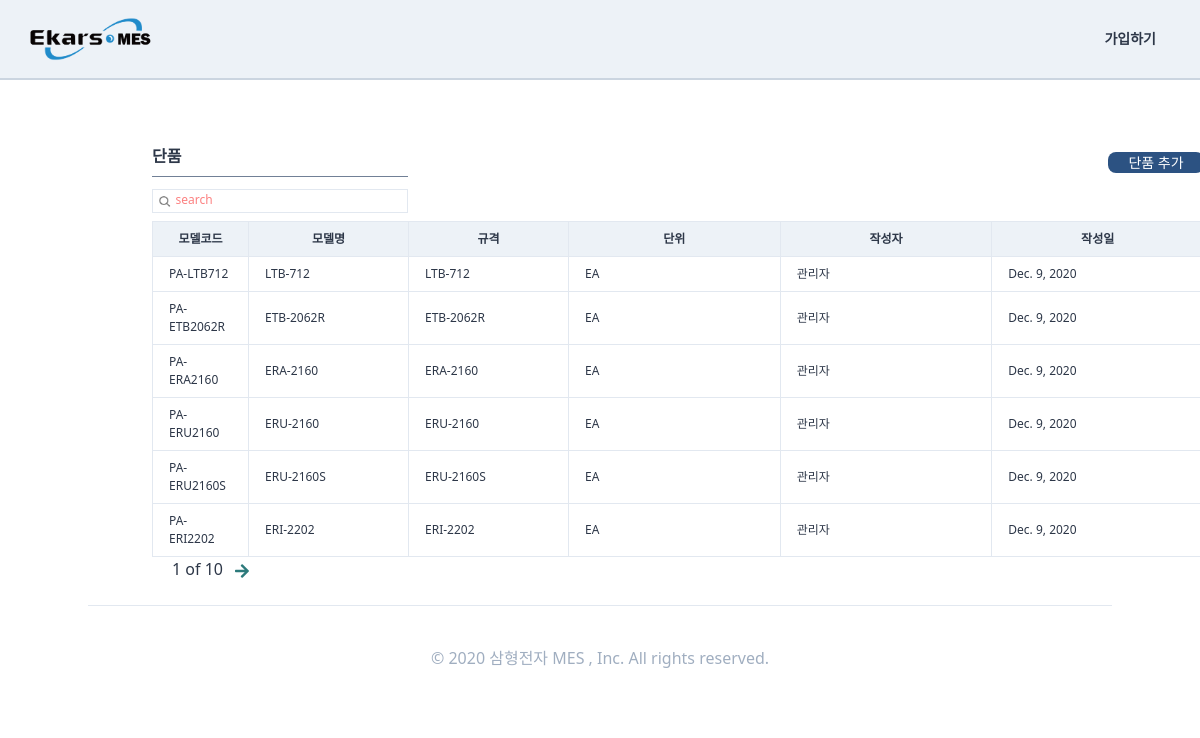
/standardinformaiton/single/, run on the app's committed database.
### StandardInformation/models.py (models this page shows, shortened)
class SingleProduct(TimeStampedModel):
    작성자 = models.ForeignKey(
        "users.User", related_name="단품제품작성자", on_delete=models.SET_NULL, null=True
    )
    작성일 = models.DateField(auto_now=True, auto_now_add=False)
    모델코드 = models.CharField(max_length=80)
    모델명 = models.CharField(max_length=30)
    규격 = models.CharField(max_length=80, null=True, blank=True)
    단위 = models.CharField(max_length=10, null=True, blank=True)
    단가 = models.IntegerField(null=True, blank=True)
    class Meta:
        verbose_name = "단품제품"
        verbose_name_plural = "단품제품"

### users/models.py (models this page shows, shortened)
class User(AbstractUser, TimeStampedModel):
    부서 = models.ManyToManyField("Part", related_name="user")
    nowPart = models.ForeignKey(
        "Part", related_name="nowuser", on_delete=models.SET_NULL, null=True
    )
    class Meta:
        verbose_name = "사용자"
        verbose_name_plural = "사용자"
    def __str__(self):
        return self.first_name

### StandardInformation/views.py (the view, shortened to what this page needs)
# urls.py: path("single/", views.SingleView.as_view(), name="single"),
class SingleView(ListView):
    model = models.SingleProduct
    paginate_by = 6
    paginate_orphans = 2
    ordering = "-created"
    context_object_name = "lists"
    template_name = "Standardinformation/single.html"
    def get_queryset(self):
        search = self.request.GET.get("search")
        if search is None:
            return super().get_queryset()
    def get(self, request, *args, **kwargs):
        self.object_list = self.get_queryset()
        allow_empty = self.get_allow_empty()
        context = self.get_context_data()
        if (self.request.GET.get("search") is None) or (
            self.request.GET.get("search") == ""
        ):
            context["search"] = "search"
            context["s_bool"] = False
        else:
            context["search"] = self.request.GET.get("search")
            context["s_bool"] = True
        return self.render_to_response(context)

### templates/Standardinformation/single.html (shortened to what this page needs)
{%extends "orders/ordershome.html"%}
{% load static%}
{%block main_contens%}
<div class="w-11/12 h-full ml-32 -mt-6 pt-12 flex flex-row justify-between">
    <div class="p-6 flex flex-col">
        <div class="flex flex-row justify-between">
            <div class="justify-between ">
                <div class=" border-b w-64 mb-3 font-semibold border-gray-600 pb-2">단품 </div>
            </div>
            <div class="mt-2">
                <a href='{%url "StandardInformation:singleregister"%}'>
                    <div class="btn-link">
                        단품 추가 </div>
                </a>
            </div>
        </div>
        <div class="w-64 border h-6 mb-2">
            <form method="get" action='{%url "StandardInformation:single" %}' class="w-full flex ">
                <button class="w-4 h-4 mt-1 ml-1  rounded-xl bg-cover bg-center"
                    style="background-image:url({% static 'img/search.png' %});"></button>
                <input name="search" placeholder={{search}}
                    class="ml-1 w-full border-none search-box text-xs font-medium placeholder-red-400 focus: outline-none" />
            </form>
        </div>
        <div class="w-full rounded text-xs">
            <table class="table-fixed w-full">
                <thead>
                    <tr>
                        <th class="border bg-gray-200 px-4 py-2 w-24">모델코드</th>
                        <th class="border bg-gray-200 px-4 py-2 w-40">모델명</th>
                        <th class="border bg-gray-200 px-4 py-2 w-40">규격</th>
                        <th class="border bg-gray-200 px-4 py-2">단위</th>
                        <th class="border bg-gray-200 px-4 py-2">작성자</th>
                        <th class="border bg-gray-200 px-4 py-2">작성일</th>
                    </tr>
                </thead>
                <tbody>
                    {%for list in lists%}
                    <tr>
                        <td class="border px-4 py-2 font-medium hover:text-blue-700 hover:font-bold">
                            <a href='{%url "StandardInformation:singledetail" list.pk %}'>{{list.모델코드}}</a></td>
                        <td class="border px-4 py-2">{{list.모델명}}</td>
                        <td class="border px-4 py-2">{{list.규격}}</td>
                        <td class="border px-4 py-2">{{list.단위}}</td>
                        <td class="border px-4 py-2">{{list.작성자}}</td>
                        <td class="border px-4 py-2">{{list.작성일}}</td>
                    </tr>
                    {%endfor%}
                </tbody>
            </table>
            <div class="flex ml-2">
                <span class="mx-3 font-medium  text-base">{{page_obj.number}} of
                    {{page_obj.paginator.num_pages}}</span>
                {% if page_obj.has_next %}
                {%if s_bool%}
                <a href="?search={{search}}&page={{page_obj.next_page_number}}" class="text-teal-700"><i
                        class="fas fa-arrow-right fa-lg mt-2"></i></a>
                {%else%}
                <a href="?page={{page_obj.next_page_number}}" class="text-teal-700"><i
                        class="fas fa-arrow-right fa-lg mt-2"></i></a>
                {% endif %}{% endif %}
            </div>
        </div>
    </div>
</div>
{%endblock main_contens %}

### data on the page
SingleProduct: 모델코드 "PA-LTB712", 모델명 "LTB-712", 규격 "LTB-712", 단위 "EA", 작성자 "관리자", 작성일 "Dec. 9, 2020"
SingleProduct: 모델코드 "PA-ETB2062R", 모델명 "ETB-2062R", 규격 "ETB-2062R", 단위 "EA", 작성자 "관리자", 작성일 "Dec. 9, 2020"
SingleProduct: 모델코드 "PA-ERA2160", 모델명 "ERA-2160", 규격 "ERA-2160", 단위 "EA", 작성자 "관리자", 작성일 "Dec. 9, 2020"
SingleProduct: 모델코드 "PA-ERU2160", 모델명 "ERU-2160", 규격 "ERU-2160", 단위 "EA", 작성자 "관리자", 작성일 "Dec. 9, 2020"
SingleProduct: 모델코드 "PA-ERU2160S", 모델명 "ERU-2160S", 규격 "ERU-2160S", 단위 "EA", 작성자 "관리자", 작성일 "Dec. 9, 2020"
SingleProduct: 모델코드 "PA-ERI2202", 모델명 "ERI-2202", 규격 "ERI-2202", 단위 "EA", 작성자 "관리자", 작성일 "Dec. 9, 2020"

### other printed values
{{ page_obj.number }} "1"
{{ page_obj.paginator.num_pages }} "10"
